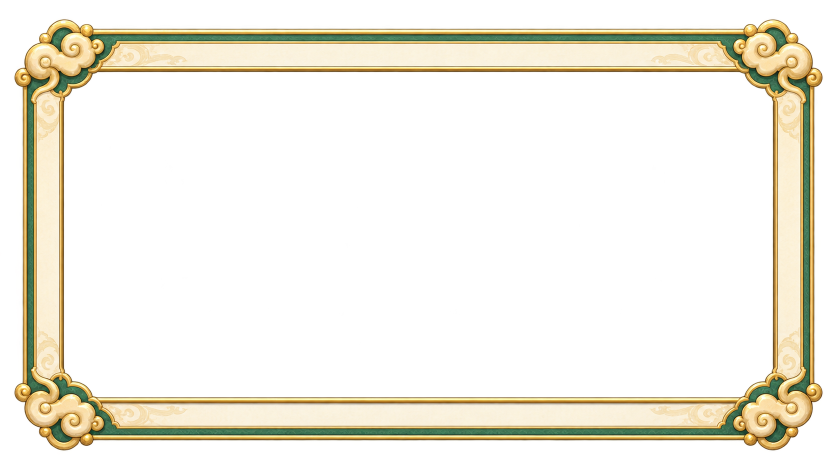
#> input picture designs/ui/component-sources/window-frame-v1.png, 1672 x 941 px, found by its file name (shown at 1/2 size); its folder holds 5 pictures in this run; the run also reads 2 pictures not shown here
$ python export_components.py
#> lines starting #> are read from the running program, lines starting #| are printed output that depends on the picture
from pathlib import Path
from PIL import Image, ImageEnhance, ImageOps, ImageDraw, ImageFont
import numpy as np, json, hashlib, shutil
from datetime import datetime, timezone, timedelta
R=Path(r"D:\work\majiang-image")
SRC=R/"designs/ui/component-sources"; QA=R/"work/components/qa"
QA.mkdir(parents=True,exist_ok=True)
for d in ["assets/ui/common","assets/ui/gameplay"]:(R/d).mkdir(parents=True,exist_ok=True)
#> in extract, im is the input picture: PIL image 1672x941 RGBA; mean R, G, B, A 54.6, 51.3, 36.5, 62.2
NOW=datetime.now(timezone(timedelta(hours=-4))).isoformat()
def sha(p):return hashlib.sha256(p.read_bytes()).hexdigest()
def rel(p):return p.relative_to(R).as_posix()
def stats(im):
 a=np.asarray(im.getchannel("A"))
 return {"range":[int(a.min()),int(a.max())],"fullyTransparent":int((a==0).sum()),"semiTransparent":int(((a>0)&(a<255)).sum()),"opaque":int((a==255).sum()),"bbox":im.getchannel("A").getbbox(),"corners":[int(a[0,0]),int(a[0,-1]),int(a[-1,0]),int(a[-1,-1])]}
def clean(im):
 arr=np.array(im.convert("RGBA")); a=arr[:,:,3].copy(); initial=a.copy()
 a[a<=8]=0
#> a: shape (941, 1672); min 0, max 255, mean 62.1
 parent=[]; strong=[]; spans=[]; previous=[]
 def find(x):
  while parent[x]!=x:
   parent[x]=parent[parent[x]]; x=parent[x]
  return x
 def union(aid,bid):
  aa,bb=find(aid),find(bid)
  if aa!=bb: parent[bb]=aa; strong[aa]=strong[aa] or strong[bb]
 for y in range(a.shape[0]):
  delta=np.diff(np.pad((a[y]>0).astype(np.int8),(1,1)))
  starts=np.flatnonzero(delta==1); ends=np.flatnonzero(delta==-1)
  current=[]; pi=0
  for x0,x1 in zip(starts,ends):
   lab=len(parent);parent.append(lab);strong.append(bool(a[y,x0:x1].max()>=128))
   while pi<len(previous) and previous[pi][1]<x0:pi+=1
   k=pi
   while k<len(previous) and previous[k][0]<=x1:
    union(lab,previous[k][2]);k+=1
   current.append((int(x0),int(x1),lab));spans.append((y,int(x0),int(x1),lab))
  previous=current
#> this loop made 941 passes
#> (starts, ends) on passes 37, 39, 40: ([129, 1546], [134, 1547]), ([122, 1540], [137, 1552]), ([118, 1535], [141, 1557])
#> after the loop, parent = 1681 values, max 1680 at index 1679, min 0 at index 0, mean 841.5; spans = 1681 items, first 6: (36, 129, 134, 0), (36, 1546, 1547, 1), (38, 122, 137, 2), (38, 1540, 1552, 3), (39, 118, 141, 4), (39, 1535, 1557, 5); strong = 1681 items, first 6: False, False, False, False, True, True
 for y,x0,x1,lab in spans:
  if not strong[find(lab)]:a[y,x0:x1]=0
#> this loop made 1681 passes
#> (y, x0, x1) on passes 1 to 3: (36, 129, 134), (36, 1546, 1547), (38, 122, 137)
#> a: shape (941, 1672); min 0, max 255, mean 62.1
 removed=int(((initial>0)&(a==0)).sum())
#> removed = 38878
 strong_removed=int(((initial>=128)&(a==0)).sum())
#> strong_removed = 0
 a[a>=250]=255
 arr[:,:,3]=a;arr[a==0,:3]=0
#> after `arr[a == 0, :3] = 0`: arr: shape (941, 1672, 4); mean R, G, B, A 49.7, 46.7, 35.3, 62.6
 return Image.fromarray(arr),{"thresholdAlpha":8,"removeFloatingComponentsWithoutAlphaAtLeast128":True,"normalizeAlpha250To255":True,"removedPixels":removed,"removedAlphaAtLeast128":strong_removed,"zeroRGBUnderZeroAlpha":True}
assets=[]
def write_asset(im,name,group,source,operation,box=None,nine=None,padding=0,cleanup=None,title=None,variant=None):
 target=R/"assets/ui"/group/(name+".png");im.save(target)
 record={"schemaVersion":1,"file":rel(target),"sha256":sha(target),"exportedAt":NOW,"kind":"derived_ui_asset","generatedByModel":False,"actualModel":None,"actualQuality":None,"width":im.width,"height":im.height,"format":"PNG","mode":im.mode,"nativeSourceDimensions":None,"derivedFrom":None,"operation":operation,"crop":box,"transparentPadding":padding,"resampled":False,"anchor":{"x":0.5,"y":0.5},"nineSlice":nine,"alpha":stats(im) if im.mode=="RGBA" else None,"dynamicText":"Separate native client text; no text baked into this skin.","inspection":{"status":"technical_passed_visual_pending","issues":[]},"productionAccepted":False}
 if source:
  with Image.open(source) as raw:record["nativeSourceDimensions"]={"width":raw.width,"height":raw.height}
  recpath=source.with_name(source.name+".generation.json")
  record["derivedFrom"]={"file":rel(source),"sha256":sha(source),"record":rel(recpath) if recpath.exists() else None}
 if cleanup:record["alphaCleanup"]=cleanup
 if variant:record["stateTransform"]=variant
 rp=target.with_name(target.name+".generation.json");rp.write_text(json.dumps(record,ensure_ascii=False,indent=2)+"\n",encoding="utf-8")
 entry={"id":name,"name":title or name,"file":rel(target),"record":rel(rp),"sha256":record["sha256"],"width":im.width,"height":im.height,"mode":im.mode,"group":group,"nineSlice":nine,"anchor":{"x":0.5,"y":0.5},"alpha":record["alpha"],"status":"technical_passed_visual_pending"}
 assets.append(entry)
 return target
def extract(source_name,name,group,box,nine=None,title=None,padding=8):
 source=SRC/(source_name+".png")
 im=Image.open(source).convert("RGBA").crop(box); cleaned,log=clean(im)
#> after `cleaned, log = clean(im)`: log = 6 items
 bb=cleaned.getchannel("A").getbbox()
#> bb = (28, 38, 1646, 902)
 if bb is None:raise RuntimeError("Empty sprite "+name)
 aa=np.asarray(cleaned.getchannel("A"));touch=bool((aa[0,:]>=128).any() or (aa[-1,:]>=128).any() or (aa[:,0]>=128).any() or (aa[:,-1]>=128).any())
#> after `touch = bool((aa[0, :] >= 128).any() or (aa[-1, :] >= 128).any() or (a`: touch = False
 if touch:raise RuntimeError("Strong foreground touches crop for "+name)
 trimmed=cleaned.crop(bb)
 out=Image.new("RGBA",(trimmed.width+2*padding,trimmed.height+2*padding))
#> out: PIL image 1642x888 RGBA; every value is 0
 out.paste(trimmed,(padding,padding))
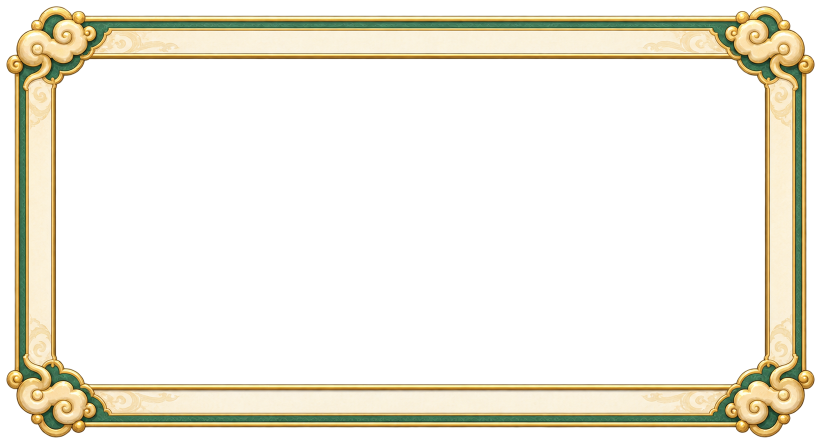
#> out: PIL image 1642x888 RGBA (shown at 1/2 size); mean R, G, B, A 53.6, 50.4, 38.1, 67.6; transparent parts drawn white
 crop=[box[0]+bb[0],box[1]+bb[1],box[0]+bb[2],box[1]+bb[3]]
#> crop = [28, 38, 1646, 902]
 return write_asset(out,name,group,source,"native crop + low-alpha/isolated speck removal + transparent padding; no scaling",crop,nine,padding,log,title)
extract("window-frame-v1","window-frame","common",[0,0,1672,941],[200,200,200,200],"透明九宫格窗框",12)
skins=[
("title-plaque",[0,0,636,340],None,"无字标题牌"),
("content-card",[636,0,1254,340],[45,45,45,45],"内容卡片"),
("button-primary-normal",[0,340,636,660],[80,28,80,28],"主按钮·正常"),
("button-secondary-normal",[636,340,1254,660],[80,28,80,28],"次按钮·正常"),
("tab-selected",[0,660,636,930],[60,24,60,24],"页签·选中"),
("tab-normal",[636,660,1254,930],[60,24,60,24],"页签·未选中"),
("input-field",[0,930,636,1254],[34,30,34,30],"输入框"),
("tooltip-bubble",[636,930,1254,1254],None,"提示气泡")]
for name,box,nine,title in skins:extract("common-skins-atlas-v1",name,"common",box,nine,title)
#> call 2 of extract, with source_name = 'common-skins-atlas-v1', name = 'title-plaque', group = 'common', title = '无字标题牌', padding = 8
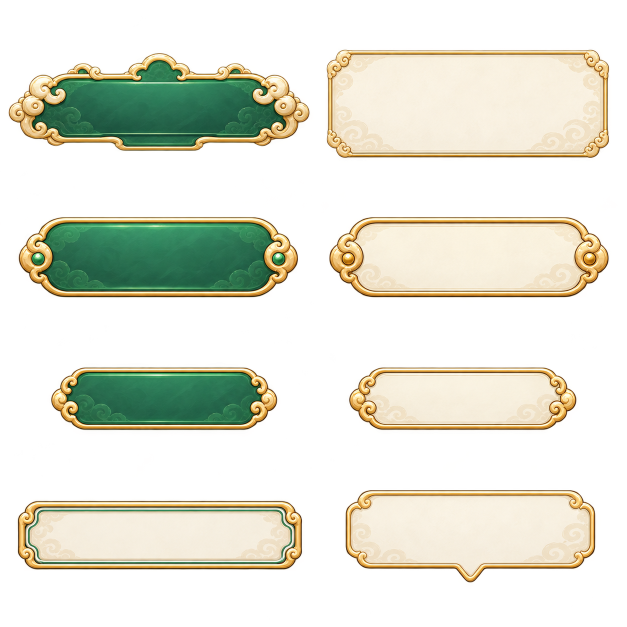
#> input picture designs/ui/component-sources/common-skins-atlas-v1.png, 1254 x 1254 px, found by its file name (shown at 1/2 size)
#> in clean (call 2), `a[a<=8]=0`: a: shape (340, 636); min 0, max 255, mean 97.3
#> after the loop in clean (call 2), `for y in range(a.shape[0]):`: parent = 287 values, max 286 at index 285, min 1 at index 0, mean 144.7; spans = 287 items, first 6: (105, 317, 322, 0), (106, 308, 329, 1), (107, 305, 334, 2), (108, 303, 336, 3), (109, 300, 337, 4), (110, 298, 338, 5); strong = 287 items, first 6: False, True, True, True, True, True
#> the loop in clean (call 2), `for y,x0,x1,lab in spans:` made 287 passes
#> (y, x0, x1) on passes 1 to 3: (105, 317, 322), (106, 308, 329), (107, 305, 334)
#> after the loop in clean (call 2), `for y,x0,x1,lab in spans:`: a: shape (340, 636); min 0, max 255, mean 97.3
#> in clean (call 2), `removed=int(((initial>0)&(a==0)).sum())`: removed = 7187
#> in clean (call 2), `arr[a == 0, :3] = 0`:
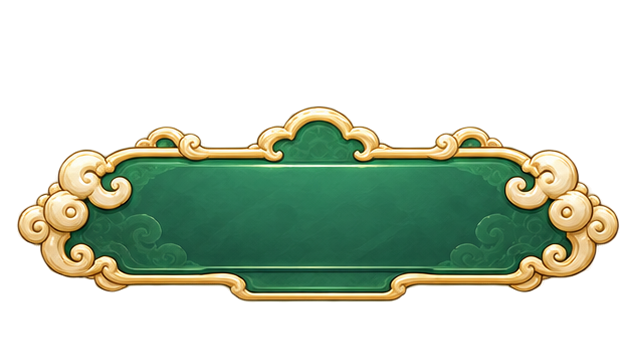
#> arr: shape (340, 636, 4); mean R, G, B, A 39.6, 51.9, 35.4, 98.1; transparent parts drawn white
#> in extract (call 2), `bb=cleaned.getchannel("A").getbbox()`: bb = (16, 105, 620, 303)
#> in extract (call 2), `out=Image.new("RGBA",(trimmed.width+2*padding,trimmed.height+2*padding))`: out: PIL image 620x214 RGBA; every value is 0
#> in extract (call 2), `out.paste(trimmed,(padding,padding))`:
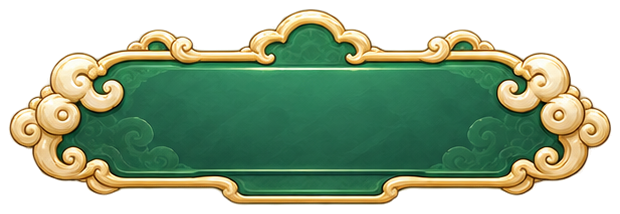
#> out: PIL image 620x214 RGBA; mean R, G, B, A 64.5, 84.6, 57.6, 159.9; transparent parts drawn white
#> in extract (call 2), `crop=[box[0]+bb[0],box[1]+bb[1],box[0]+bb[2],box[1]+bb[3]]`: crop = [16, 105, 620, 303]
#> in stats (call 2), `a=np.asarray(im.getchannel("A"))`:
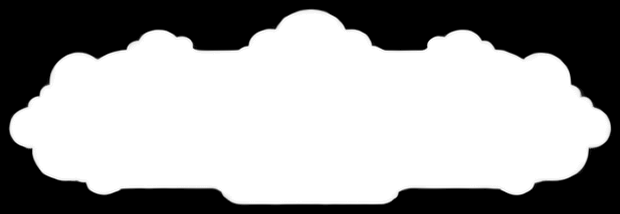
#> a: shape (214, 620); min 0, max 255, mean 159.9
#> in write_asset, raw is the input picture: PIL image 1254x1254 RGBA; mean R, G, B, A 80.7, 80.5, 62.8, 99.1
controls=[
("icon-settings",[0,0,320,306]),("icon-close",[320,0,640,306]),("icon-back",[640,0,940,306]),("icon-chat",[940,0,1254,306]),
("icon-profile",[0,306,320,565]),("icon-friends",[320,306,640,565]),("icon-mail",[640,306,940,565]),("icon-records",[940,306,1254,565]),
("icon-sound",[0,565,320,790]),("icon-muted",[320,565,640,790]),("checkbox-on",[640,565,940,790]),("checkbox-off",[940,565,1254,790]),
("radio-on",[0,790,320,1013]),("radio-off",[320,790,640,1013]),("slider-thumb",[640,790,940,1013]),("scrollbar-thumb",[940,778,1254,1013]),
("slider-track",[0,1013,430,1254]),("scrollbar-track",[430,1013,640,1254]),("unread-badge",[640,1013,940,1254]),("loading-ring",[940,1013,1254,1254])]
for name,box in controls:
 nine=[45,24,45,24] if name=="slider-track" else [24,45,24,45] if name=="scrollbar-track" else None
 extract("common-controls-atlas-v1",name,"common",box,nine)
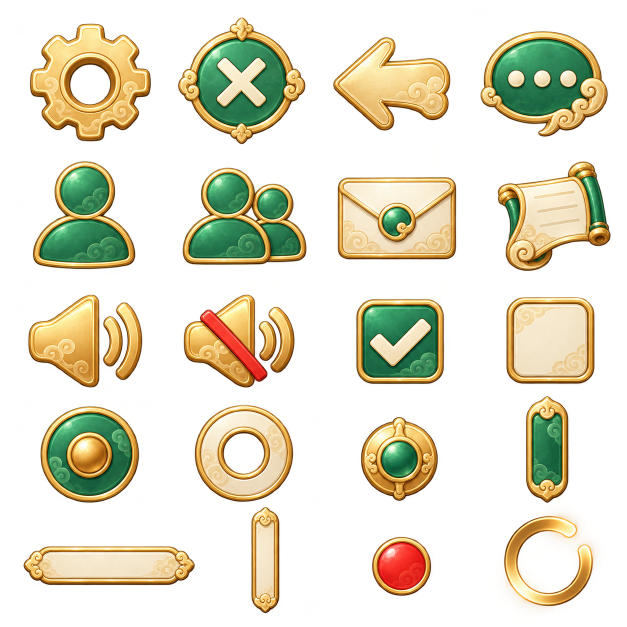
#> input picture designs/ui/component-sources/common-controls-atlas-v1.png, 1254 x 1254 px, found by its file name (shown at 1/2 size)
#> in clean (call 10), `a = arr[:, :, 3].copy()`:
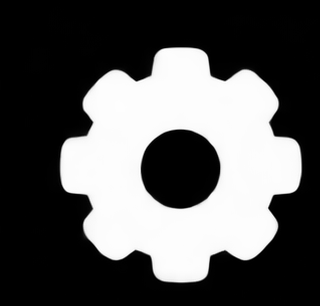
#> a: shape (306, 320); min 0, max 255, mean 87.5
#> the loop in clean (call 10), `for y in range(a.shape[0]):` made 306 passes
#> (starts, ends) on passes 48 to 50: ([166], [195]), ([161], [200]), ([159], [202])
#> after the loop in clean (call 10), `for y in range(a.shape[0]):`: parent = 382 values, max 381 at index 380, min 1 at index 0, mean 191.9; spans = 382 items, first 6: (47, 166, 195, 0), (48, 161, 200, 1), (49, 159, 202, 2), (50, 158, 204, 3), (51, 157, 205, 4), (52, 156, 206, 5); strong = 382 items, first 6: True, True, True, True, True, True
#> the loop in clean (call 10), `for y,x0,x1,lab in spans:` made 382 passes
#> (y, x0, x1) on passes 1 to 3: (47, 166, 195), (48, 161, 200), (49, 159, 202)
#> in clean (call 10), `removed=int(((initial>0)&(a==0)).sum())`: removed = 8273
#> in extract (call 10), `bb=cleaned.getchannel("A").getbbox()`: bb = (59, 47, 303, 284)
#> in extract (call 10), `crop=[box[0]+bb[0],box[1]+bb[1],box[0]+bb[2],box[1]+bb[3]]`: crop = [59, 47, 303, 284]
game=[
("wind-round-dial",[0,0,492,480],None,"中央风位与回合牌"),
("avatar-frame",[490,0,910,480],None,"四座共用头像框"),
("countdown-frame",[910,0,1254,475],None,"倒计时框"),
("dealer-badge",[0,480,425,890],None,"庄家徽章底图"),
("current-player-ring",[425,475,925,915],None,"当前玩家高亮圈"),
("offline-badge",[925,480,1254,840],None,"离线标记"),
("autoplay-badge",[0,890,350,1254],None,"托管标记"),
("action-button-normal",[350,920,925,1254],[70,30,70,30],"对局操作按钮"),
("settlement-card",[925,840,1254,1254],None,"结算卡片")]
for name,box,nine,title in game:extract("gameplay-components-atlas-v1",name,"gameplay",box,nine,title)
for group,base in [("common","button-primary"),("common","button-secondary"),("gameplay","action-button")]:
 source=R/"assets/ui"/group/(base+"-normal.png");im=Image.open(source).convert("RGBA")
 entry=next(e for e in assets if e["id"]==base+"-normal")
 for state in ["pressed","selected","disabled"]:
  rgb=im.convert("RGB")
  if state=="pressed":rgb=ImageEnhance.Brightness(rgb).enhance(.78);transform={"brightness":.78}
  elif state=="selected":rgb=ImageEnhance.Brightness(ImageEnhance.Color(rgb).enhance(1.12)).enhance(1.12);transform={"brightness":1.12,"color":1.12}
  else:rgb=Image.blend(rgb,ImageOps.grayscale(rgb).convert("RGB"),.82);rgb=ImageEnhance.Contrast(rgb).enhance(.72);transform={"grayscaleBlend":.82,"contrast":.72}
  out=rgb.convert("RGBA");out.putalpha(im.getchannel("A"))
  ar=np.array(out);ar[ar[:,:,3]==0,:3]=0;out=Image.fromarray(ar)
  write_asset(out,base+"-"+state,group,source,"deterministic UI state color transform; geometry and alpha preserved",nine=entry["nineSlice"],title=base+"·"+state,variant=transform)
# Native content-card skin provides unlabelled numeric keys; its labels are in composition metadata.
keysource=R/"assets/ui/common/content-card.png";keyim=Image.open(keysource)
write_asset(keyim,"keypad-key","common",keysource,"byte-identical skin reuse for native-labelled numeric keys",nine=[45,45,45,45],title="数字键盘共用无字键")
mask=Image.new("RGBA",(8,8),(0,0,0,144))
write_asset(mask,"modal-shade","common",None,"constant RGBA runtime overlay primitive, 8x8 black alpha144; not AI artwork",title="遮罩")
p=SRC/"table-background-v1.png";bg=Image.open(p).convert("RGB")
write_asset(bg,"table-background","gameplay",p,"pixel-identical native RGB PNG re-encode; metadata stripped; no resampling",title="独立牌桌背景")
# The second atlas may be completed separately.
if (SRC/"common-extra-icons-v1.png").exists():
 extra_names=["icon-search","icon-add","icon-delete","icon-voice","icon-help","icon-lock","icon-copy","icon-confirm"]
 with Image.open(SRC/"common-extra-icons-v1.png") as raw:w,h=raw.size
 for i,name in enumerate(extra_names):
  boxes=[[0,0,445,530],[445,0,810,530],[810,0,1170,530],[1170,0,1536,530],[0,530,450,1024],[450,530,800,1024],[800,530,1170,1024],[1170,530,1536,1024]]; x0,y0,x1,y1=[round(v*(w/1536 if k%2==0 else h/1024)) for k,v in enumerate(boxes[i])]
  extract("common-extra-icons-v1",name,"common",[x0,y0,x1,y1])
#> (the run stopped early here; a loop or call above may not have finished)
